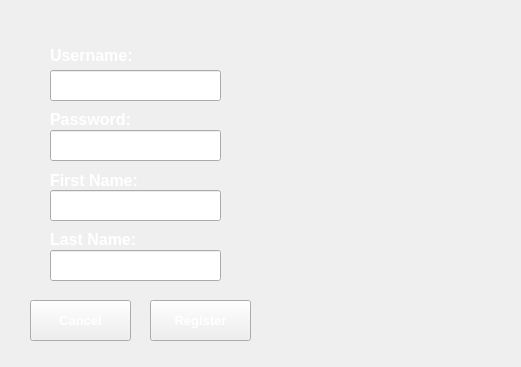
<?xml version="1.0" encoding="UTF-8"?>
<ui version="4.0">
 <class>regForm</class>
 <widget class="QWidget" name="regForm">
  <property name="geometry">
   <rect>
    <x>0</x>
    <y>0</y>
    <width>521</width>
    <height>367</height>
   </rect>
  </property>
  <property name="windowTitle">
   <string>Registration</string>
  </property>
  <property name="styleSheet">
   <string notr="true">background-image: url(:/newPrefix/BG.JPG);</string>
  </property>
  <widget class="QLineEdit" name="userLine">
   <property name="geometry">
    <rect>
     <x>50</x>
     <y>70</y>
     <width>171</width>
     <height>31</height>
    </rect>
   </property>
  </widget>
  <widget class="QLineEdit" name="passLine">
   <property name="geometry">
    <rect>
     <x>50</x>
     <y>130</y>
     <width>171</width>
     <height>31</height>
    </rect>
   </property>
  </widget>
  <widget class="QLineEdit" name="fnameLine">
   <property name="geometry">
    <rect>
     <x>50</x>
     <y>190</y>
     <width>171</width>
     <height>31</height>
    </rect>
   </property>
  </widget>
  <widget class="QLineEdit" name="lnameLine">
   <property name="geometry">
    <rect>
     <x>50</x>
     <y>250</y>
     <width>171</width>
     <height>31</height>
    </rect>
   </property>
  </widget>
  <widget class="QPushButton" name="registerButton">
   <property name="geometry">
    <rect>
     <x>150</x>
     <y>300</y>
     <width>101</width>
     <height>41</height>
    </rect>
   </property>
   <property name="font">
    <font>
     <pointsize>10</pointsize>
     <weight>75</weight>
     <bold>true</bold>
    </font>
   </property>
   <property name="styleSheet">
    <string notr="true">color: rgb(255, 255, 255);</string>
   </property>
   <property name="text">
    <string>Register</string>
   </property>
  </widget>
  <widget class="QPushButton" name="cancelButton">
   <property name="geometry">
    <rect>
     <x>30</x>
     <y>300</y>
     <width>101</width>
     <height>41</height>
    </rect>
   </property>
   <property name="font">
    <font>
     <pointsize>10</pointsize>
     <weight>75</weight>
     <bold>true</bold>
    </font>
   </property>
   <property name="styleSheet">
    <string notr="true">color: rgb(255, 255, 255);</string>
   </property>
   <property name="text">
    <string>Cancel</string>
   </property>
  </widget>
  <widget class="QLabel" name="userLabel">
   <property name="geometry">
    <rect>
     <x>50</x>
     <y>40</y>
     <width>91</width>
     <height>31</height>
    </rect>
   </property>
   <property name="font">
    <font>
     <pointsize>12</pointsize>
     <weight>75</weight>
     <bold>true</bold>
    </font>
   </property>
   <property name="text">
    <string>&lt;html&gt;&lt;head/&gt;&lt;body&gt;&lt;p&gt;&lt;span style=&quot; color:#ffffff;&quot;&gt;Username:&lt;/span&gt;&lt;/p&gt;&lt;/body&gt;&lt;/html&gt;</string>
   </property>
  </widget>
  <widget class="QLabel" name="passwordLabel">
   <property name="geometry">
    <rect>
     <x>50</x>
     <y>110</y>
     <width>91</width>
     <height>16</height>
    </rect>
   </property>
   <property name="font">
    <font>
     <pointsize>12</pointsize>
     <weight>75</weight>
     <bold>true</bold>
    </font>
   </property>
   <property name="text">
    <string>&lt;html&gt;&lt;head/&gt;&lt;body&gt;&lt;p&gt;&lt;span style=&quot; color:#ffffff;&quot;&gt;Password:&lt;/span&gt;&lt;/p&gt;&lt;/body&gt;&lt;/html&gt;</string>
   </property>
  </widget>
  <widget class="QLabel" name="fnameLabel">
   <property name="geometry">
    <rect>
     <x>50</x>
     <y>170</y>
     <width>101</width>
     <height>21</height>
    </rect>
   </property>
   <property name="font">
    <font>
     <pointsize>12</pointsize>
     <weight>75</weight>
     <bold>true</bold>
    </font>
   </property>
   <property name="text">
    <string>&lt;html&gt;&lt;head/&gt;&lt;body&gt;&lt;p&gt;&lt;span style=&quot; color:#ffffff;&quot;&gt;First Name:&lt;/span&gt;&lt;/p&gt;&lt;/body&gt;&lt;/html&gt;</string>
   </property>
  </widget>
  <widget class="QLabel" name="lnameLabel">
   <property name="geometry">
    <rect>
     <x>50</x>
     <y>230</y>
     <width>101</width>
     <height>16</height>
    </rect>
   </property>
   <property name="font">
    <font>
     <pointsize>12</pointsize>
     <weight>75</weight>
     <bold>true</bold>
    </font>
   </property>
   <property name="text">
    <string>&lt;html&gt;&lt;head/&gt;&lt;body&gt;&lt;p&gt;&lt;span style=&quot; color:#ffffff;&quot;&gt;Last Name:&lt;/span&gt;&lt;/p&gt;&lt;/body&gt;&lt;/html&gt;</string>
   </property>
  </widget>
 </widget>
 <resources>
  <include location="../Pictures/bgi.qrc"/>
 </resources>
 <connections/>
</ui>
